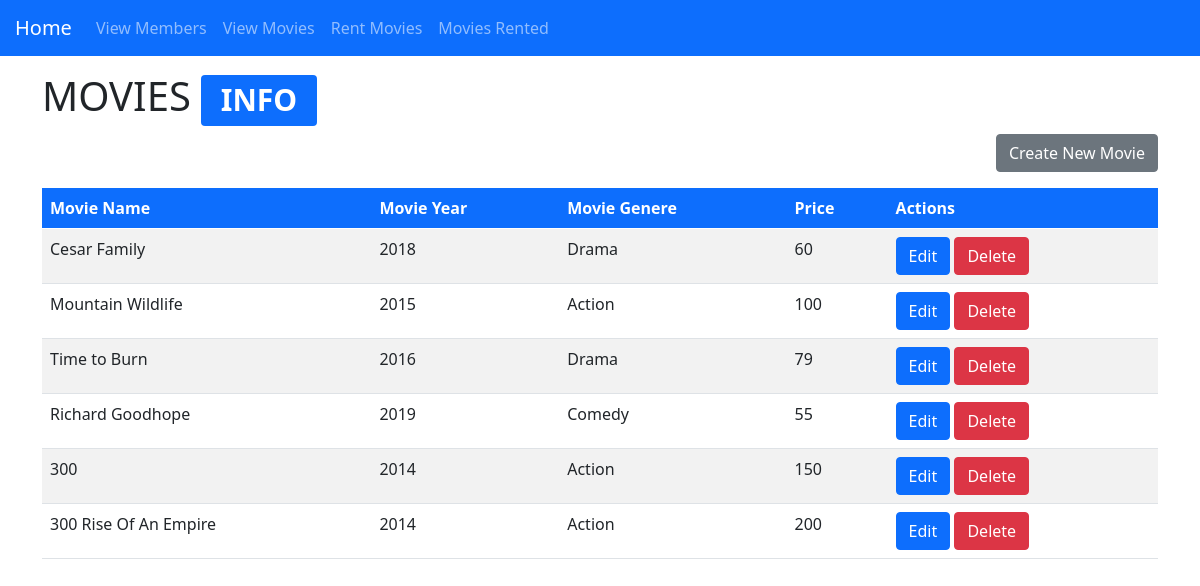
Page /movies/ on the committed database.
### videostore/models.py (models this page shows, shortened)
class Movies(models.Model):
    movie_name = models.CharField(max_length=100)
    movie_year = models.IntegerField()
    movie_genere = models.CharField(max_length=100)
    price = models.PositiveIntegerField()

### videostore/views.py (the view)
# urls.py: path("movies/", views.show_movie_info),
def show_movie_info(request):
    movies = models.Movies.objects.all()
    return render(request, 'videostore/movies.html', {"data":movies})

### videostore/templates/videostore/movies.html (shortened to what this page needs)
{% extends "videostore/base.html" %}
{% block content %}
    <div class="container mt-3">
        <h1>MOVIES <span class="badge bg-primary">INFO</span></h1>
        <a href="/movie/create/" class="btn btn-secondary mb-3" style="float:right">Create New Movie</a>
        <table class="table table-striped">
            <thead>
                <tr class="bg-primary" style="color: white;">
                    <th scope="col">Movie Name</th>
                    <th scope="col">Movie Year</th>
                    <th scope="col">Movie Genere</th>
                    <th scope="col">Price</th>
                    <th scope="col">Actions</th>
                </tr>
            </thead>
            <tbody>
                {% if data %}
                    {% for movie in data %}
                        <tr>
                            <td>{{ movie.movie_name }}</td>
                            <td>{{ movie.movie_year }}</td>
                            <td>{{ movie.movie_genere }}</td>
                            <td>{{ movie.price }}</td>
                            <td>
                                <a href="/movie/update/{{movie.id}}" class="btn btn-primary" role="button" aria-pressed="true">Edit</a>
                                <a href="/movie/delete/{{movie.id}}" class="btn btn-danger" role="button" aria-pressed="true">Delete</a>
                            </td>
                        </tr>
                    {% endfor %}
                {% endif %}
            </tbody>
        </table>
    </div>
{% endblock content %}

### rows in the picture
Movies: movie_name "Cesar Family", movie_year "2018", movie_genere "Drama", price "60"
Movies: movie_name "Mountain Wildlife", movie_year "2015", movie_genere "Action", price "100"
Movies: movie_name "Time to Burn", movie_year "2016", movie_genere "Drama", price "79"
Movies: movie_name "Richard Goodhope", movie_year "2019", movie_genere "Comedy", price "55"
Movies: movie_name "300", movie_year "2014", movie_genere "Action", price "150"
Movies: movie_name "300 Rise Of An Empire", movie_year "2014", movie_genere "Action", price "200"
